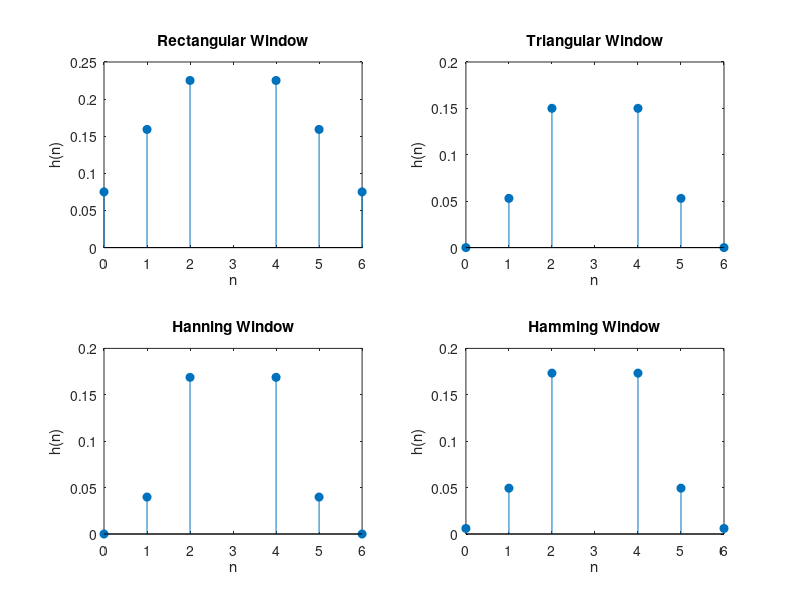

Here is the MATLAB script that generated this plot:
clc; close all; clear all;
N = 7;
n = 0:N-1;
a = (N-1)/2;
wc = pi/4;

% Ideal impulse response (sinc function)
hd = sin(wc*(n - a)) ./ (pi * (n - a));
%hd(a+1) = wc / pi;  % Handle division by zero at center

% Rectangular window
w_rect = ones(1, N);

% Triangular window
w_tri = 1 - (2 * abs(n - a)) / (N - 1);

% Hanning window
w_hann = 0.5 - 0.5 * cos(2 * pi * n / (N - 1));

% Hamming window
w_hamm = 0.54 - 0.46 * cos(2 * pi * n / (N - 1));

% Apply windows
h_rect = hd .* w_rect;
h_tri  = hd .* w_tri;
h_hann = hd .* w_hann;
h_hamm = hd .* w_hamm;

% Display coefficients
disp('FIR coefficients with Rectangular Window:');
disp(h_rect);
disp('FIR coefficients with Triangular Window:');
disp(h_tri);
disp('FIR coefficients with Hanning Window:');
disp(h_hann);
disp('FIR coefficients with Hamming Window:');
disp(h_hamm);

% Plot all windows
figure;
subplot(2,2,1);
stem(n, h_rect, 'filled');
title('Rectangular Window');
xlabel('n'); ylabel('h(n)');

subplot(2,2,2);
stem(n, h_tri, 'filled');
title('Triangular Window');
xlabel('n'); ylabel('h(n)');

subplot(2,2,3);
stem(n, h_hann, 'filled');
title('Hanning Window');
xlabel('n'); ylabel('h(n)');

subplot(2,2,4);
stem(n, h_hamm, 'filled');
title('Hamming Window');
xlabel('n'); ylabel('h(n)');